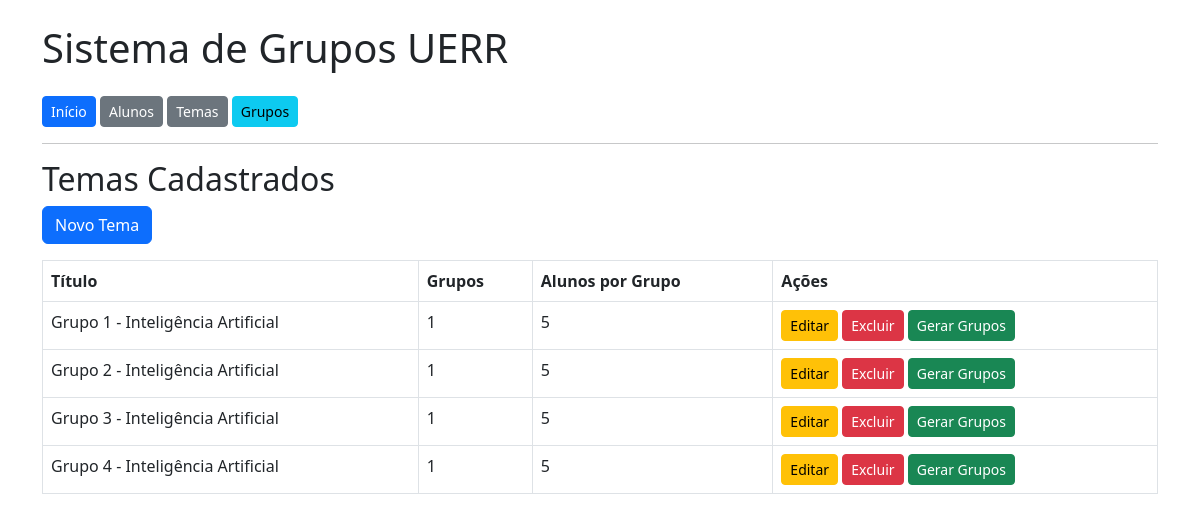
Screenshot of /temas/ with the database file from the repository.
### appaula/models.py (models this page shows, shortened)
class Tema(models.Model):
    titulo = models.CharField('Título do Tema', max_length=200)
    quantidade_grupos = models.PositiveIntegerField('Quantidade de Grupos')
    alunos_por_grupo = models.PositiveIntegerField('Alunos por Grupo')
    data_apresentacao = models.DateField('Data da Apresentação')
    horario_inicio = models.TimeField('Horário de Início')
    horario_fim = models.TimeField('Horário de Fim')

### appaula/views.py (the view)
# urls.py: path('temas/', views.listar_temas, name='listar_temas'),
def listar_temas(request):
    temas = Tema.objects.all() if hasattr(Tema, 'objects') else []
    return render(request, 'appaula/listar_temas.html', {'temas': temas})

### appaula/templates/appaula/listar_temas.html
{% extends 'appaula/base.html' %}
{% block content %}
<h2>Temas Cadastrados</h2>
<a href="{% url 'appaula:cadastrar_tema' %}" class="btn btn-primary mb-3">Novo Tema</a>
<table class="table table-bordered">
    <thead>
        <tr>
            <th>Título</th>
            <th>Grupos</th>
            <th>Alunos por Grupo</th>
            <th>Ações</th>
        </tr>
    </thead>
    <tbody>
        {% for tema in temas %}
        <tr>
            <td>{{ tema.titulo }}</td>
            <td>{{ tema.quantidade_grupos }}</td>
            <td>{{ tema.alunos_por_grupo }}</td>
            <td>
                <a href="{% url 'appaula:editar_tema' tema.id %}" class="btn btn-sm btn-warning">Editar</a>
                <a href="{% url 'appaula:excluir_tema' tema.id %}" class="btn btn-sm btn-danger"
                   onclick="return confirm('Tem certeza que deseja excluir este tema?');">Excluir</a>
                <a href="{% url 'appaula:executar_grupos' tema.id %}" class="btn btn-sm btn-success"
                   onclick="return confirm('Deseja gerar os grupos e ordem de apresentação para este tema?');">
                   Gerar Grupos
                </a>
            </td>
        </tr>
        {% empty %}
        <tr>
            <td colspan="4">Nenhum tema cadastrado ainda.</td>
        </tr>
        {% endfor %}
    </tbody>
</table>
{% endblock %}

### rows the page displays
Tema: titulo "Grupo 1 - Inteligência Artificial", quantidade_grupos "1", alunos_por_grupo "5"
Tema: titulo "Grupo 2 - Inteligência Artificial", quantidade_grupos "1", alunos_por_grupo "5"
Tema: titulo "Grupo 3 - Inteligência Artificial", quantidade_grupos "1", alunos_por_grupo "5"
Tema: titulo "Grupo 4 - Inteligência Artificial", quantidade_grupos "1", alunos_por_grupo "5"
